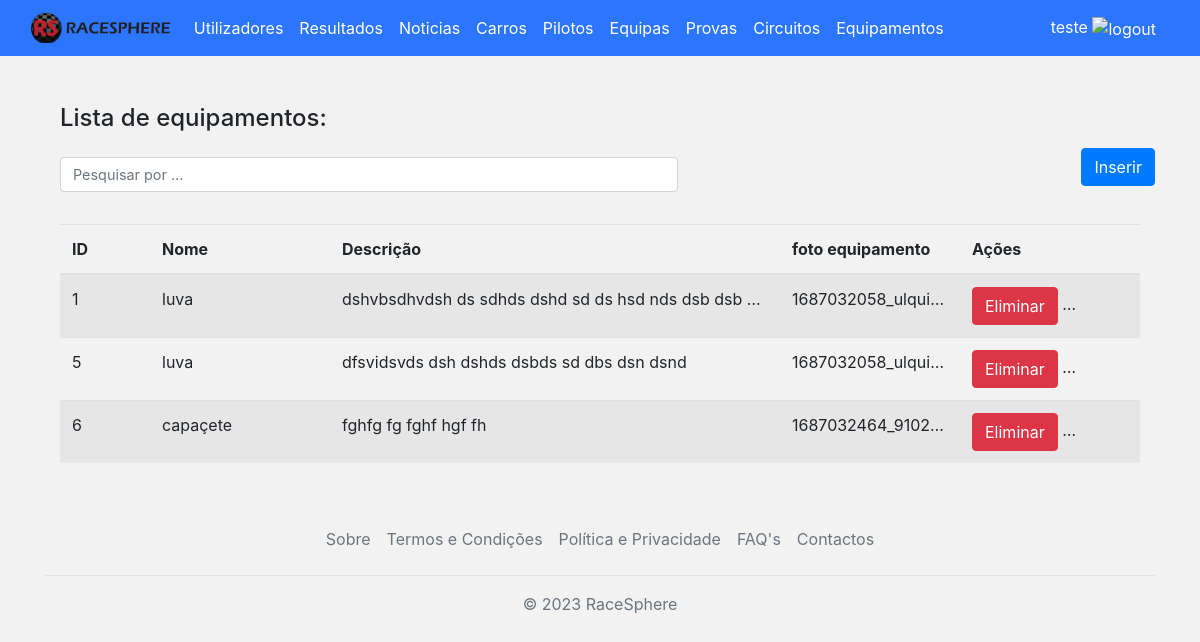
/RaceSphere-v1.0/admin/equipamentos-admin.php (signed in), run on the app's committed database.
### tables this page shows
CREATE TABLE `equipamento` (
  `id_equipamento` int(11) NOT NULL,
  `nome_equipamento` varchar(50) NOT NULL,
  `img_equipamento` varchar(100) DEFAULT NULL,
  `desc_equipamento` text NOT NULL
);

### RaceSphere-v1.0/admin/equipamentos-admin.php (the view, shortened to what this page needs)
<!DOCTYPE html>
<html lang="pt-pt">
<head>
        <?php include('bootstrapInc.php'); ?>
        <link rel="stylesheet" href="../css/luissilva.css">
</head>
<body>
        <?php
        include 'navbar.php';
        include '../sqli/conn.php';
        ?>
        <div class="container mt-3">
                <div class="container mt-3">
                        <h2 class="mt-5">Lista de equipamentos:</h2>
                </div>
                <div class="d-flex justify-content-between align-items-center">
                        <div class="col-md-7">
                                <input type="text" class="form-control mt-3" id="search" placeholder="Pesquisar por ...">
                        </div>
                        <a href="equipamentos-admin-insert.php" class="btn btn-primary ml-3">Inserir</a>
                </div>
                <div class="container mt-3">
                        <div class="row">
                                <div class="col-12 co-md-8">
                                        <div class="table-responsive">
                                                <table class="table table-striped mt-3">
                                                        <thead>
                                                                <tr>
                                                                        <th class="col-1">ID</th>
                                                                        <th class="col-2">Nome</th>
                                                                        <th class="col-5">Descrição</th>
                                                                        <th class="col-2">foto equipamento</th>
                                                                        <th >Ações</th>
                                                                </tr>
                                                        </thead>
                                                        <tbody id="table-body">
                                                                <?php
                                                                $sql_select = "SELECT * FROM equipamento ORDER BY id_equipamento ASC";
                                                                $result = $conn->query($sql_select);
                                                                if ($result->num_rows > 0) {
                                                                        while ($row = $result->fetch_assoc()) {
                                                                                echo "<tr>";
                                                                                echo "<td>" . $row["id_equipamento"] . "</td>";
                                                                                echo "<td>" . $row["nome_equipamento"] . "</td>";
                                                                                echo "<td>" . $row["desc_equipamento"] . "</td>";
                                                                                echo "<td>" . $row["img_equipamento"] . "</td>";
                                                                                echo "<td>";
                                                                                echo "<button class='btn btn-danger btn-delete' data-id='" . $row["id_equipamento"] . "'>Eliminar</button>";
                                                                                echo " <a href=\"equipamentos-admin-edit.php?id_equipamento=" . $row["id_equipamento"] . "&nome_equipamento=" . $row["nome_equipamento"] .
                                                                                        "&desc_equipamento=" . $row["desc_equipamento"] . "&img_equipamento=" . $row["img_equipamento"] . "\" class=\"btn btn-primary btn-edit\">Editar</a>";
                                                                                echo "</td>";
                                                                                echo "</tr>";
                                                                        }
                                                                } else {
                                                                        echo "<tr><td colspan='12'>Nenhum resultado encontrado.</td></tr>";
                                                                }
                                                                ?>
                                                        </tbody>
                                                </table>
                                        </div>
                                </div>
                        </div>
                </div>
        </div>
        <?php
        include 'footer.php';
        ?>
</body>
</html>

### RaceSphere-v1.0/css/main.css (style rules this page uses)
body { margin: 0; font-family: 'Roboto Condensed', sans-serif; font-weight: lighter; }

### RaceSphere-v1.0/css/luissilva.css (style rules this page uses)
body { background-color: #f2f2f2; width: 100%; }
.row { margin-left: -15px; margin-right: -15px; }
h2 { font-size: 1.5rem; margin-bottom: 0.5rem; }
.form-control { font-size: 0.9rem; }
.table { table-layout: fixed; }
.table td { max-width: 200px; overflow: hidden; text-overflow: ellipsis; white-space: nowrap; }

### data on the page
equipamento: id_equipamento "1", nome_equipamento "luva", desc_equipamento "dshvbsdhvdsh ds sdhds dshd sd ds hsd nds dsb dsb…", img_equipamento "1687032058_ulqui…"
equipamento: id_equipamento "5", nome_equipamento "luva", desc_equipamento "dfsvidsvds dsh dshds dsbds sd dbs dsn dsnd", img_equipamento "1687032058_ulqui…"
equipamento: id_equipamento "6", nome_equipamento "capaçete", desc_equipamento "fghfg fg fghf hgf fh", img_equipamento "1687032464_9102…"

### other printed values
$_SESSION["nome"] "teste"
